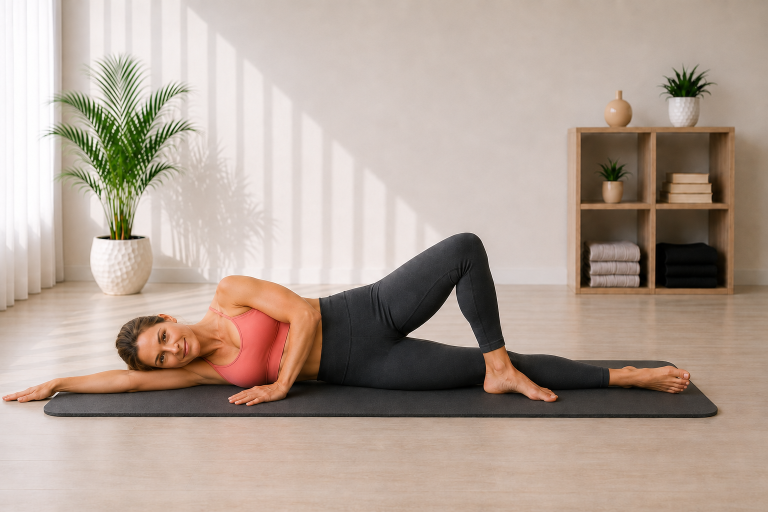
#> input picture Pilates Assets/02_Exercise_Cards/Inner Thigh Lift/inner_thigh_lift_start_v01.png, 1536 x 1024 px (shown at 1/2 size); the run also reads 1 picture not shown here
$ python build_inner_thigh_lift_cards.py
#> lines starting #> are read from the running program, lines starting #| are printed output that depends on the picture; after the words box and inside, x2 and y2 are one past the last pixel; in counts of white or black regions, pixels touching at a corner belong together
# -*- coding: utf-8 -*-
from pathlib import Path
import hashlib

from PIL import Image, ImageDraw, ImageFont, ImageOps


BASE = Path(__file__).resolve().parent
START = BASE / "inner_thigh_lift_start_v01.png"
HERO = BASE / "inner_thigh_lift_hero_v01.png"
GUIDE = BASE / "inner_thigh_lift_guide_card_v01.png"
STEP = BASE / "inner_thigh_lift_step_by_step_v01.png"
EXPECTED_HASHES = {
    START: "8ac288229c2ba3a526d202d4ac5124ee355443c7fbc3cf57552d6e054fc52f7d",
    HERO: "426b508039138fed7720914ea1660ac5025fd2c77592488cea42b39e5ba6d89c",
}

BG = (244, 251, 250)
CARD = (255, 255, 255)
INK = (38, 44, 47)
MUTED = (101, 115, 119)
TEAL = (20, 154, 154)
TEAL_D = (14, 122, 123)
LINE = (210, 232, 230)
SOFT = (231, 247, 246)
WARN = (255, 247, 244)
WARN_LINE = (242, 220, 216)
WARN_ICON = (199, 92, 84)
FONT_DIR = Path(r"C:\Windows\Fonts")

GUIDE_HOW = [
    ("1", "Lehni si na bok. Spodní nohu nech nataženou, horní pokrč a chodidlo polož před spodní koleno."),
    ("2", "Zpevni střed těla a pomalu zvedni spodní nataženou nohu několik centimetrů nad podložku."),
    ("3", "Pánev drž stabilní a potom nohu pomalu spusť zpět. Pokračuj plynule bez švihu."),
]

GUIDE_WATCH = (
    "Neotáčej pánev dozadu, nešvihej nohou a nezvedej ji příliš vysoko. "
    "Pohyb veď pomalu a kontrolovaně."
)

STEP_TEXTS = [
    (
        "KROK 1",
        "VÝCHOZÍ POZICE",
        "Lehni si na bok. Spodní nohu nech nataženou, horní pokrč a chodidlo polož před spodní koleno. Hlava je pohodlně opřená o paži.",
        START,
    ),
    (
        "KROK 2",
        "ZVEDNUTÍ SPODNÍ NOHY",
        "Zpevni střed těla a pomalu zvedni spodní nataženou nohu několik centimetrů nad podložku. Pánev zůstává stabilní.",
        HERO,
    ),
    (
        "KROK 3",
        "KONTROLOVANÝ NÁVRAT",
        "Pomalu spusť nohu zpět na podložku a opakuj plynulým kontrolovaným pohybem.",
        START,
    ),
]

STEP_BREATH = "Výdech při zvednutí spodní nohy. Nádech při kontrolovaném návratu."
STEP_WATCH = (
    "Pánev drž stabilní, neotáčej se dozadu a nešvihej nohou. "
    "Zvedej ji jen několik centimetrů nad podložku."
)


def sha256(path):
    return hashlib.sha256(path.read_bytes()).hexdigest()


def font(name, size):
#> called with name = 'arialbd.ttf', size = 44
    for candidate in (FONT_DIR / name, FONT_DIR / "arial.ttf", FONT_DIR / "segoeui.ttf"):
        if candidate.exists():
            return ImageFont.truetype(str(candidate), size)
    return ImageFont.load_default()


F = {
    "title": font("arialbd.ttf", 44),
    "h2": font("arialbd.ttf", 25),
    "h3": font("arialbd.ttf", 20),
    "body": font("arial.ttf", 22),
    "small": font("arial.ttf", 17),
    "small_b": font("arialbd.ttf", 17),
    "tiny": font("arial.ttf", 14),
    "step_title": font("arialbd.ttf", 38),
    "step_h": font("arialbd.ttf", 24),
    "step_body": font("arial.ttf", 23),
}


def rounded(draw, box, radius=28, fill=CARD, outline=LINE, width=2):
    draw.rounded_rectangle(box, radius=radius, fill=fill, outline=outline, width=width)


def wrap_text(draw, text, selected_font, max_width):
    lines, current = [], ""
    for word in text.split():
        candidate = (current + " " + word).strip()
        if draw.textbbox((0, 0), candidate, font=selected_font)[2] <= max_width or not current:
            current = candidate
        else:
            lines.append(current)
            current = word
    if current:
        lines.append(current)
    return lines


def draw_wrapped(draw, xy, text, selected_font, fill, max_width, line_gap=7):
    x, y = xy
    last_bottom = y
    for line in wrap_text(draw, text, selected_font, max_width):
        draw.text((x, y), line, font=selected_font, fill=fill)
        bbox = draw.textbbox((x, y), line, font=selected_font)
        last_bottom = bbox[3]
        y += draw.textbbox((0, 0), line, font=selected_font)[3] + line_gap
    return y, last_bottom


def fit_image(path, size, centering=(0.5, 0.58)):
    with Image.open(path) as source:
        return ImageOps.fit(
            source.convert("RGB"), size, method=Image.Resampling.LANCZOS, centering=centering
        )


def paste_round(base, image, box, radius=22):
    x1, y1, x2, y2 = box
    size = (x2 - x1, y2 - y1)
    if image.size != size:
        image = image.resize(size, Image.Resampling.LANCZOS)
    mask = Image.new("L", size, 0)
    ImageDraw.Draw(mask).rounded_rectangle((0, 0, size[0], size[1]), radius=radius, fill=255)
    base.paste(image, (x1, y1), mask)


def center_text(draw, box, text, selected_font, fill):
    x1, y1, x2, y2 = box
    bbox = draw.textbbox((0, 0), text, font=selected_font)
    x = x1 + (x2 - x1 - (bbox[2] - bbox[0])) / 2
    y = y1 + (y2 - y1 - (bbox[3] - bbox[1])) / 2 - 2
    draw.text((x, y), text, font=selected_font, fill=fill)


def pill(draw, xy, text, selected_font):
    x, y = xy
    bbox = draw.textbbox((0, 0), text, font=selected_font)
    box = (x, y, x + bbox[2] - bbox[0] + 32, y + bbox[3] - bbox[1] + 16)
    draw.rounded_rectangle(box, radius=16, fill=SOFT, outline=LINE, width=1)
    draw.text((x + 16, y + 7), text, font=selected_font, fill=TEAL_D)
    return box[2] + 8


def draw_icon(draw, center, kind, color=TEAL):
    x, y = center
    if kind == "breath":
        draw.arc((x - 8, y - 8, x + 8, y + 8), 25, 320, fill=color, width=3)
        draw.line((x + 7, y - 8, x + 12, y - 8, x + 12, y - 3), fill=color, width=3)
    elif kind == "focus":
        draw.ellipse((x - 8, y - 8, x + 8, y + 8), outline=color, width=3)
        draw.ellipse((x - 3, y - 3, x + 3, y + 3), fill=color)
    elif kind == "repeat":
        draw.arc((x - 9, y - 7, x + 9, y + 7), 200, 20, fill=color, width=3)
        draw.polygon([(x + 8, y - 8), (x + 14, y - 5), (x + 9, y - 1)], fill=color)
    elif kind == "warn":
        draw.polygon([(x, y - 10), (x - 10, y + 9), (x + 10, y + 9)], outline=color, width=3)
        draw.line((x, y - 3, x, y + 3), fill=color, width=2)
        draw.ellipse((x - 1, y + 6, x + 1, y + 8), fill=color)


def ensure_bottom_margin(name, bottom, card_bottom, minimum=20):
    margin = card_bottom - bottom
    if margin < minimum:
        raise RuntimeError(f"{name} bottom margin {margin}px is below {minimum}px")
    return margin


def verify_sources():
    for path, expected_hash in EXPECTED_HASHES.items():
        if not path.exists():
            raise FileNotFoundError(path)
        with Image.open(path) as image:
#> image is the input picture: PIL image 1536x1024 RGB; mean R, G, B 178.6, 161.9, 150.1
            if image.size != (1536, 1024):
                raise RuntimeError(f"Unexpected source size for {path.name}: {image.size}")
        if sha256(path) != expected_hash:
            raise RuntimeError(f"SHA mismatch for {path.name}")
#> pass 2 of the loop in verify_sources, `for path, expected_hash in EXPECTED_HASHES.items():`:
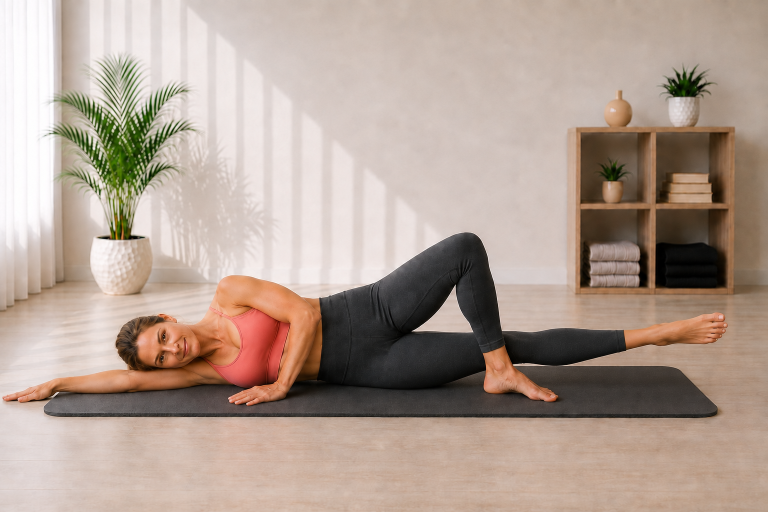
#> input picture Pilates Assets/02_Exercise_Cards/Inner Thigh Lift/inner_thigh_lift_hero_v01.png, 1536 x 1024 px (shown at 1/2 size)
#> in verify_sources, image is the input picture: PIL image 1536x1024 RGB; mean R, G, B 177.3, 158.9, 147


def build_guide():
    image = Image.new("RGB", (780, 1688), BG)
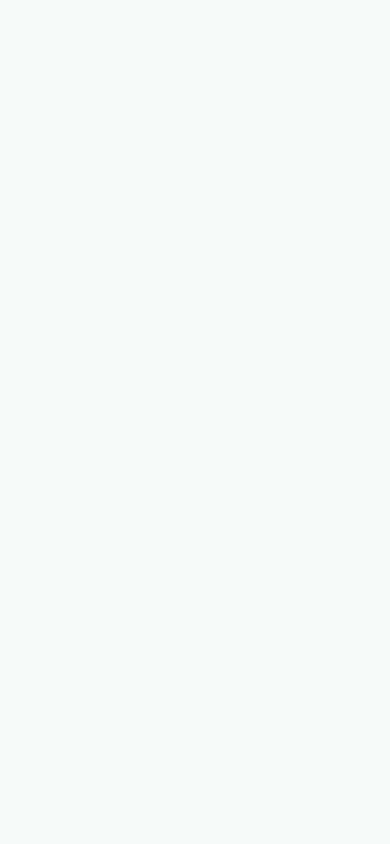
#> image: PIL image 780x1688 RGB (shown at 1/2 size); mean R, G, B 244, 251, 250
    draw = ImageDraw.Draw(image)
    margins = {}

    rounded(draw, (34, 34, 746, 140))
    draw.text((62, 49), "ZVEDÁNÍ VNITŘNÍHO STEHNA", font=F["title"], fill=INK)
    draw.text((62, 94), "Vnitřní stehna a stabilita pánve", font=F["small_b"], fill=TEAL_D)
    _, desc_bottom = draw_wrapped(
        draw, (62, 115), "Posiluje vnitřní stranu stehen a pomáhá udržet stabilní pánev.",
        F["tiny"], MUTED, 650, 2
    )
#> desc_bottom = 127
    margins["GUIDE DESCRIPTION"] = 140 - desc_bottom
    x = pill(draw, (62, 148), "Vnitřní stehna", F["small_b"])
#> x = 172
    pill(draw, (x, 148), "Bez pomůcky", F["small_b"])

    rounded(draw, (34, 196, 746, 653))
    paste_round(image, fit_image(HERO, (680, 393)), (50, 218, 730, 611))
#> in paste_round, `x1, y1, x2, y2 = box`: x1 = 50; y1 = 218; x2 = 730; y2 = 611
#> in paste_round, `size = (x2 - x1, y2 - y1)`: size = (680, 393)
#> in paste_round, `mask = Image.new("L", size, 0)`: mask: PIL image 680x393 L; every value is 0
#> in paste_round, `ImageDraw.Draw(mask).rounded_rectangle((0, 0, size[0], size[1]), radiu..`:
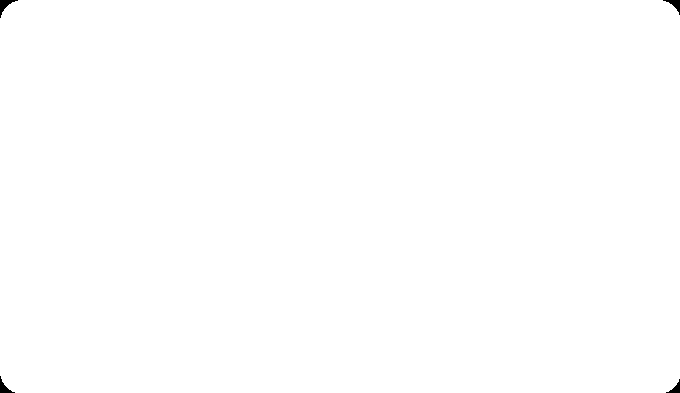
#> mask: PIL image 680x393 L; 99.9% white; 4 black regions, box (x1, y1, x2, y2) and area: (0, 0, 18, 18) 111, (663, 0, 680, 15) 93, (0, 376, 15, 393) 93, (666, 379, 680, 393) 76

    mini_y, mini_w, mini_h = 675, 218, 146
    xs = [34, 274, 514]
    labels = [
        ("START", "Spodní noha natažená", START),
        ("ZDVIH", "Několik centimetrů", HERO),
        ("NÁVRAT", "Pomalu zpět", START),
    ]
    for index, (x0, (label, caption, source)) in enumerate(zip(xs, labels), 1):
        card_bottom = mini_y + mini_h + 74
        rounded(draw, (x0, mini_y, x0 + mini_w, card_bottom), 22)
        paste_round(image, fit_image(source, (mini_w - 22, mini_h)),
                    (x0 + 11, mini_y + 10, x0 + mini_w - 11, mini_y + 10 + mini_h), 16)
#> call 2 of fit_image, with size = (196, 146), centering = (0.5, 0.58)
#> in fit_image (call 2), `return ImageOps.fit( source.convert("RGB"), size, method=Image.Resampl..`:
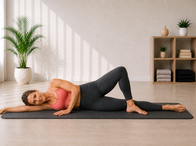
#> returned value: PIL image 196x146 RGB; mean R, G, B 176.3, 159.5, 147.6
#> call 2 of paste_round, with box = (45, 685, 241, 831), radius = 16
#> in paste_round (call 2), `x1, y1, x2, y2 = box`: x1 = 45; y1 = 685; x2 = 241; y2 = 831
#> in paste_round (call 2), `size = (x2 - x1, y2 - y1)`: size = (196, 146)
#> in paste_round (call 2), `mask = Image.new("L", size, 0)`: mask: PIL image 196x146 L; every value is 0
#> in paste_round (call 2), `ImageDraw.Draw(mask).rounded_rectangle((0, 0, size[0], size[1]), radiu..`:
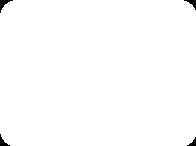
#> mask: PIL image 196x146 L; 99.3% white; 4 black regions, box (x1, y1, x2, y2) and area: (0, 0, 13, 13) 61, (184, 0, 196, 10) 48, (0, 134, 10, 146) 48, (187, 137, 196, 146) 36
        draw.ellipse((x0 + 15, mini_y + 15, x0 + 43, mini_y + 43), fill=TEAL)
        center_text(draw, (x0 + 15, mini_y + 15, x0 + 43, mini_y + 43), str(index), F["tiny"], CARD)
        center_text(draw, (x0 + 5, mini_y + mini_h + 14, x0 + mini_w - 5, mini_y + mini_h + 40), label, F["small_b"], INK)
        center_text(draw, (x0 + 8, mini_y + mini_h + 38, x0 + mini_w - 8, mini_y + mini_h + 57), caption, F["tiny"], MUTED)
        caption_bottom = draw.textbbox((0, 0), caption, font=F["tiny"])[3] + mini_y + mini_h + 38
#> caption_bottom = 871
        margins[f"GUIDE MINI {index}"] = card_bottom - caption_bottom
#> pass 2 of the loop in build_guide, `for index, (x0, (label, caption, source)) in enumerate(zip(xs, labels)..`:
#> caption_bottom = 869

    info_y, box_w, box_h = 915, 218, 164
    info = [
        ("breath", "DECH", "Výdech při zvednutí. Nádech při návratu."),
        ("focus", "ZAMĚŘ SE", "Pánev drž stabilní. Pohyb veď spodní nohou."),
        ("repeat", "OPAKOVÁNÍ", "Podle dávky. Potom vystřídej stranu."),
    ]
    for index, (x0, (kind, heading, body)) in enumerate(zip(xs, info), 1):
        card_bottom = info_y + box_h
        rounded(draw, (x0, info_y, x0 + box_w, card_bottom), 22)
        draw_icon(draw, (x0 + 28, info_y + 30), kind)
        draw.text((x0 + 48, info_y + 18), heading, font=F["small_b"], fill=TEAL_D)
        _, body_bottom = draw_wrapped(draw, (x0 + 18, info_y + 56), body, F["small"], INK, box_w - 36, 4)
        margins[f"GUIDE INFO {index}"] = ensure_bottom_margin(f"Guide info {index}", body_bottom, card_bottom)
#> this loop made 3 passes
#> body_bottom on passes 1 to 3: 997, 997, 983
#> after the loop, margins = {'GUIDE DESCRIPTION': 13, 'GUIDE MINI 1': 24, 'GUIDE MINI 2': 26, 'GUIDE MINI 3': 24, 'GUIDE INFO 1': 82, 'GUIDE INFO 2': 82, 'GUIDE INFO 3': 96}

    rounded(draw, (34, 1090, 746, 1412), 26)
    draw.text((62, 1120), "JAK PROVÉST", font=F["h2"], fill=INK)
    y = 1165
    for number_value, text in GUIDE_HOW:
        draw.ellipse((62, y + 2, 92, y + 32), fill=SOFT, outline=LINE, width=1)
        center_text(draw, (62, y + 2, 92, y + 32), number_value, F["small_b"], TEAL_D)
        y, body_bottom = draw_wrapped(draw, (106, y), text, F["body"], INK, 590, 7)
        margins[f"GUIDE STEP {number_value}"] = 1412 - body_bottom
        y += 12
#> this loop made 3 passes
#> (y, body_bottom) on passes 1 to 3: (1196, 1177), (1227, 1208), (1258, 1239)
#> after the loop, margins = 10 items; y = 1258
    margins["GUIDE HOW"] = ensure_bottom_margin("Guide how", body_bottom, 1412)

    rounded(draw, (34, 1440, 746, 1618), 26, WARN, WARN_LINE, 2)
    draw_icon(draw, (64, 1473), "warn", WARN_ICON)
    draw.text((92, 1457), "HLÍDEJ SI", font=F["h3"], fill=INK)
    _, watch_bottom = draw_wrapped(draw, (62, 1500), GUIDE_WATCH, F["body"], INK, 640, 7)
#> watch_bottom = 1512
    margins["GUIDE WATCH"] = ensure_bottom_margin("Guide watch", watch_bottom, 1618)
    draw.text((54, 1640), "Moovka", font=F["tiny"], fill=MUTED)

    image.save(GUIDE)
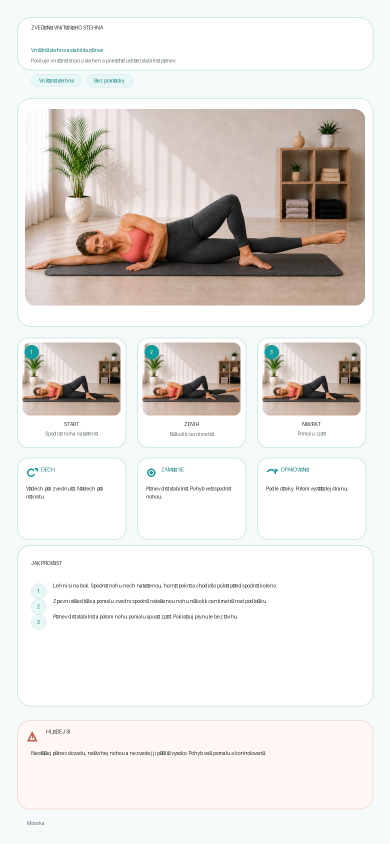
#> saved as inner_thigh_lift_guide_card_v01.png: PIL image 780x1688 RGB (shown at 1/2 size); mean R, G, B 228.1, 224.9, 221.1
#> in main, `guide_margins = build_guide()`: guide_margins = 12 items
    return margins


def build_step():
    image = Image.new("RGB", (780, 2280), BG)
#> image: PIL image 780x2280 RGB
    draw = ImageDraw.Draw(image)
    rounded(draw, (34, 34, 746, 126))
    draw.text((62, 56), "Krok za krokem", font=F["step_title"], fill=INK)
    draw.text((62, 98), "ZVEDÁNÍ VNITŘNÍHO STEHNA", font=F["small_b"], fill=TEAL_D)

    y, margins = 160, {}
    for step_label, heading, body, source in STEP_TEXTS:
        card_height = 595
        card_bottom = y + card_height
        rounded(draw, (34, y, 746, card_bottom))
        draw.rounded_rectangle((58, y + 24, 148, y + 54), radius=15, fill=SOFT, outline=LINE, width=1)
        center_text(draw, (58, y + 24, 148, y + 54), step_label, F["small_b"], TEAL_D)
        draw.text((62, y + 72), heading, font=F["step_h"], fill=INK)
        image_bottom = y + 466
        paste_round(image, fit_image(source, (656, 352)), (62, y + 114, 718, image_bottom))
#> in fit_image (call 5), `return ImageOps.fit( source.convert("RGB"), size, method=Image.Resampl..`:
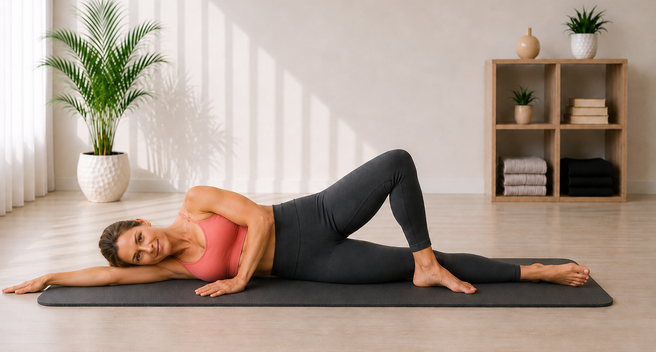
#> returned value: PIL image 656x352 RGB; mean R, G, B 172.2, 155.3, 143.2
#> in paste_round (call 5), `mask = Image.new("L", size, 0)`: mask: PIL image 656x352 L; every value is 0
#> in paste_round (call 5), `ImageDraw.Draw(mask).rounded_rectangle((0, 0, size[0], size[1]), radiu..`: mask: PIL image 656x352 L; 99.8% white; 4 black regions, box (x1, y1, x2, y2) and area: (0, 0, 18, 18) 111, (639, 0, 656, 15) 93, (0, 335, 15, 352) 93, (642, 338, 656, 352) 76
        _, body_bottom = draw_wrapped(draw, (62, image_bottom + 16), body, F["step_body"], INK, 656, 7)
#> body_bottom = 654
        margins[step_label] = ensure_bottom_margin(step_label, body_bottom, card_bottom)
        y += card_height + 5
#> pass 2 of the loop in build_step, `for step_label, heading, body, source in STEP_TEXTS:`:
#> in fit_image (call 6), `return ImageOps.fit( source.convert("RGB"), size, method=Image.Resampl..`:
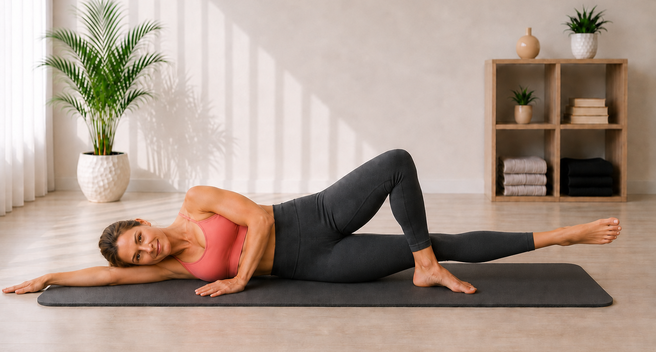
#> returned value: PIL image 656x352 RGB; mean R, G, B 170.6, 152.2, 140
#> y1 = 874; y2 = 1226
#> in paste_round (call 6), `base.paste(image, (x1, y1), mask)`:
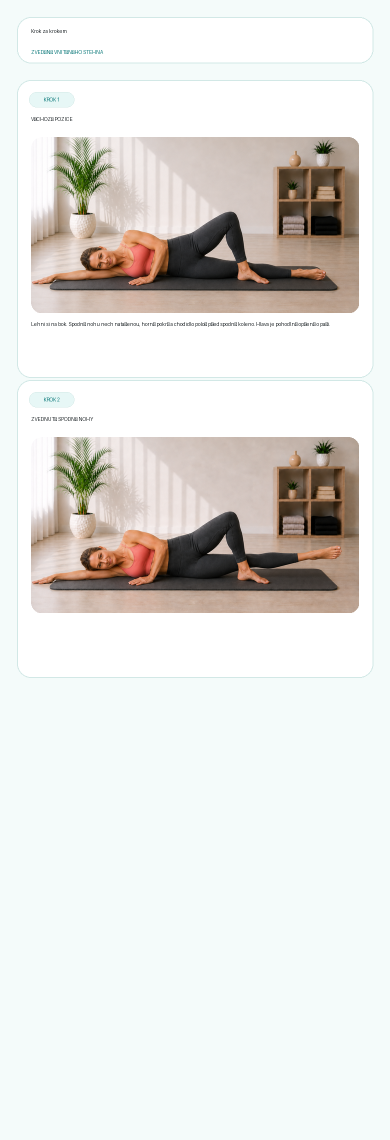
#> base: PIL image 780x2280 RGB (shown at 1/2 size); mean R, G, B 227.2, 226.3, 222.7
#> in build_step, `_, body_bottom = draw_wrapped(draw, (62, image_bottom + 16), body, F["..`: body_bottom = 1254

    rounded(draw, (34, y, 746, y + 275), 28, WARN, WARN_LINE, 2)
    draw_icon(draw, (66, y + 45), "breath")
    draw.text((98, y + 28), "DECH", font=F["step_h"], fill=INK)
    next_y, breath_bottom = draw_wrapped(draw, (62, y + 78), STEP_BREATH, F["step_body"], INK, 650, 8)
#> next_y = 2058; breath_bottom = 2050
    margins["STEP BREATH"] = y + 275 - breath_bottom
    draw_icon(draw, (66, next_y + 31), "warn", WARN_ICON)
    draw.text((98, next_y + 14), "HLÍDEJ SI", font=F["step_h"], fill=INK)
    _, watch_bottom = draw_wrapped(draw, (62, next_y + 54), STEP_WATCH, F["step_body"], INK, 650, 8)
#> watch_bottom = 2124
    margins["STEP WATCH"] = ensure_bottom_margin("Step watch", watch_bottom, y + 275)
    draw.text((54, 2240), "Moovka", font=F["tiny"], fill=MUTED)

    image.save(STEP)
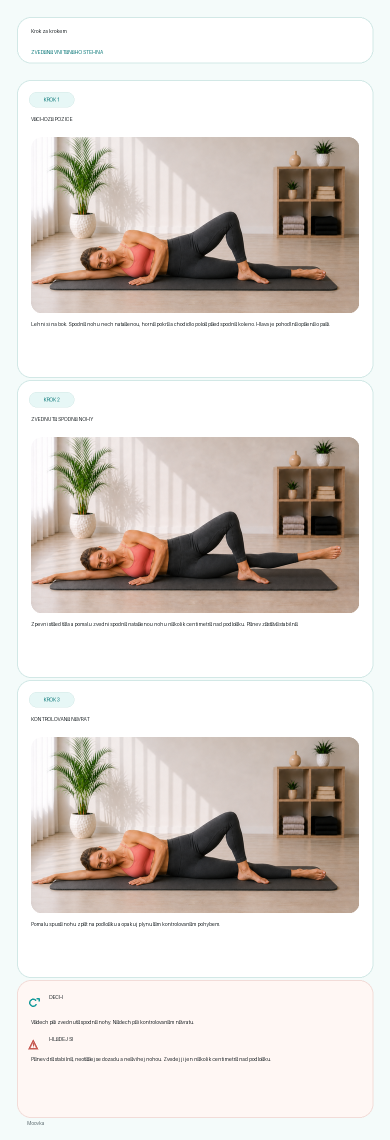
#> saved as inner_thigh_lift_step_by_step_v01.png: PIL image 780x2280 RGB (shown at 1/2 size); mean R, G, B 219.5, 213.2, 208
    return margins


def main():
    verify_sources()
    before = {path: sha256(path) for path in EXPECTED_HASHES}
    guide_margins = build_guide()
    step_margins = build_step()
#> step_margins = {'KROK 1': 101, 'KROK 2': 101, 'KROK 3': 101, 'STEP BREATH': 185, 'STEP WATCH': 111}
    after = {path: sha256(path) for path in EXPECTED_HASHES}
    if before != after:
        raise RuntimeError("Source image hash changed during export")
    for path, expected_size in ((GUIDE, (780, 1688)), (STEP, (780, 2280))):
        with Image.open(path) as image:
            if image.size != expected_size:
                raise RuntimeError(f"Unexpected export size for {path.name}: {image.size}")
#> pass 2 of the loop in main, `for path, expected_size in ((GUIDE, (780, 1688)), (STEP, (780, 2280))):`:
    print(f"Exported {GUIDE.name} 780x1688 SHA-256 {sha256(GUIDE)}")
    print(f"Exported {STEP.name} 780x2280 SHA-256 {sha256(STEP)}")
    for label, margin in guide_margins.items():
        print(f"{label} bottom reserve: {margin}px")
#> this loop made 12 passes
#> (label, margin) on passes 1 to 12: ('GUIDE DESCRIPTION', 13), ('GUIDE MINI 1', 24), ('GUIDE MINI 2', 26), ('GUIDE MINI 3', 24), ('GUIDE INFO 1', 82), ('GUIDE INFO 2', 82), ('GUIDE INFO 3', 96), ('GUIDE STEP 1', 235), ('GUIDE STEP 2', 204), ('GUIDE STEP 3', 173), ('GUIDE HOW', 173), ('GUIDE WATCH', 106)
#| GUIDE DESCRIPTION bottom reserve: 13px
#| GUIDE MINI 1 bottom reserve: 24px
#| GUIDE MINI 2 bottom reserve: 26px
#| GUIDE MINI 3 bottom reserve: 24px
#| GUIDE INFO 1 bottom reserve: 82px
#| GUIDE INFO 2 bottom reserve: 82px
#| GUIDE INFO 3 bottom reserve: 96px
#| GUIDE STEP 1 bottom reserve: 235px
#> (further printed lines are left out)
    for label, margin in step_margins.items():
        print(f"{label} bottom reserve: {margin}px")
#> this loop made 5 passes
#> (label, margin) on passes 1 to 5: ('KROK 1', 101), ('KROK 2', 101), ('KROK 3', 101), ('STEP BREATH', 185), ('STEP WATCH', 111)
#| KROK 1 bottom reserve: 101px
#| KROK 2 bottom reserve: 101px
#| KROK 3 bottom reserve: 101px
#| STEP BREATH bottom reserve: 185px
#| STEP WATCH bottom reserve: 111px
    for path, digest in after.items():
        print(f"Source unchanged {path.name}: {digest}")


if __name__ == "__main__":
    main()
